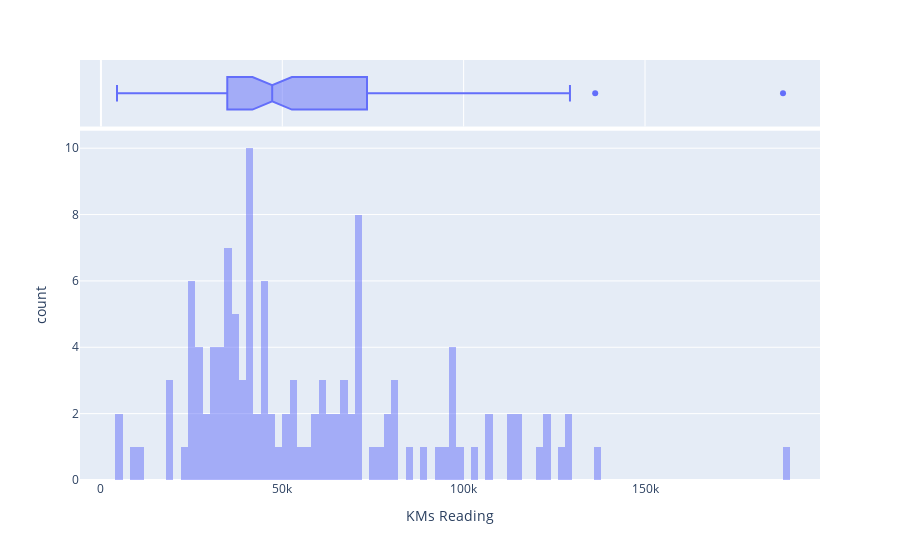

Notebook source saved alongside this figure:
### Code cell
temp = invoice[invoice.Model=='PALIO STILE'][['Model','plant_state','KMs Reading','Total Value']]
temp1 = temp[temp['KMs Reading']<500000]['KMs Reading']
# fig = px.histogram(temp1, x='KMs Reading', nbins=100, barmode='overlay',marginal='box')
# fig.show()
